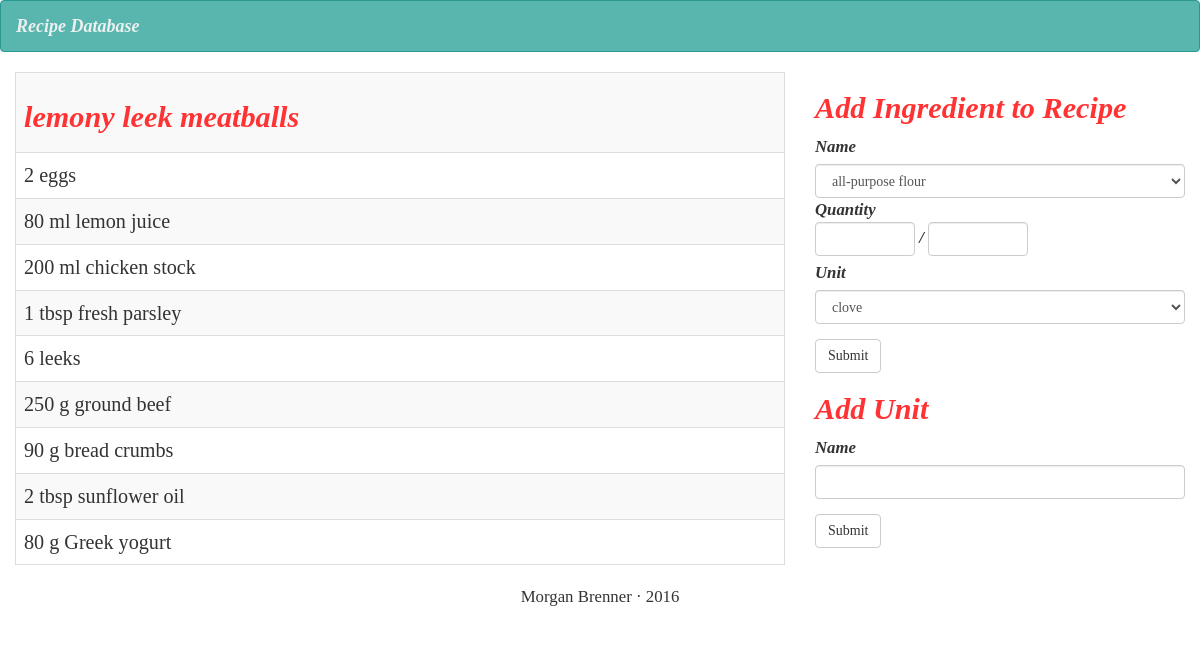
Screenshot of /site/recipe.php?id=15 with the database file from the repository.
### tables this page shows
CREATE TABLE `Recipes` (
	`recipe_id` int auto_increment primary key not null, 
	`category` int not null, 
	`source` int,
	`recipe_name` varchar(255) not null,
	FOREIGN KEY ( category ) REFERENCES RecipeCategories( category_id )
		on delete cascade on update cascade,
	FOREIGN KEY ( source ) REFERENCES RecipeSources( source_id )
		on delete cascade on update cascade
);

CREATE TABLE `RecipeIngredients` (
	`recipe` int not null, 
	`ingredient` int not null,
	`quantity_num` int not null,
	`quantity_denom` int not null default 1,
	`unit` int,
	FOREIGN KEY ( recipe ) REFERENCES Recipes( recipe_id )
		on delete cascade on update cascade,
	FOREIGN KEY ( ingredient ) REFERENCES Ingredients( ingredient_id ) 
		on delete cascade on update cascade,
	FOREIGN KEY ( unit ) REFERENCES Units( unit_id ),
	PRIMARY KEY (recipe, ingredient)
);

CREATE TABLE `Ingredients` (
	`ingredient_id` int auto_increment primary key not null,
	`ingredient_name` varchar(255) not null
);

### site/recipe.php (the view, shortened to what this page needs)
<?php
$mysqli = new mysqli($host, $username, $password, $database);
?>
<!doctype html>
<html class="no-js" lang="">
    <head>
		<link rel="stylesheet" href="https://maxcdn.bootstrapcdn.com/bootstrap/3.3.6/css/bootstrap.min.css">
        <link rel="stylesheet" href="css/normalize.css">
        <link rel="stylesheet" href="css/main.css">
    </head>
    <body>
		<nav class="navbar navbar-default">
			<div class="container-fluid">
				<div class="navbar-header">
					<a class="navbar-brand" href="index.php">Recipe Database</a>
				</div>
			</div>
		</nav>
		<div class="container-fluid">
			<div class="row">
				<div class="col-md-8" id="recipes">
					<form>
						<table class="table table-striped table-bordered">
						<?php
							if(!($stmt = $mysqli->prepare("select Recipes.recipe_name from Recipes where Recipes.recipe_id = ?"))){
								echo "Prepare failed: "  . $stmt->errno . " " . $stmt->error;
							}
							if(!($stmt->bind_param("i",$_GET['id']))){
								echo "Bind failed: "  . $stmt->errno . " " . $stmt->error;
							}
							if(!$stmt->execute()){
								echo "Execute failed: "  . $mysqli->connect_errno . " " . $mysqli->connect_error;
							}
							if(!$stmt->bind_result($recipe)){
								echo "Bind failed: "  . $mysqli->connect_errno . " " . $mysqli->connect_error;
							}
							$stmt->fetch();
							echo "<tr>\n<th colspan='5'><h3>\n" . $recipe . "\n</h3></th>\n</tr>\n";
						?>
						<?php
							if(!($stmt = $mysqli->prepare("select Recipes.recipe_id, Recipes.recipe_name, Ingredients.ingredient_name, RecipeIngredients.quantity_num, RecipeIngredients.quantity_denom, ifnull(Units.unit_name, '') from Recipes inner join RecipeIngredients on Recipes.recipe_id = RecipeIngredients.recipe inner join Ingredients on RecipeIngredients.ingredient = Ingredients.ingredient_id left join Units on RecipeIngredients.unit = Units.unit_id where Recipes.recipe_id = ?"))){
							echo "Prepare failed: "  . $stmt->errno . " " . $stmt->error;
							}
							if(!($stmt->bind_param("i",$_GET['id']))){
								echo "Bind failed: "  . $stmt->errno . " " . $stmt->error;
							}
							if(!$stmt->execute()){
								echo "Execute failed: "  . $mysqli->connect_errno . " " . $mysqli->connect_error;
							}
							if(!$stmt->bind_result($rid, $recipe, $ingredient, $quant_num, $quant_denom, $unit)){
								echo "Bind failed: "  . $mysqli->connect_errno . " " . $mysqli->connect_error;
							}
							while($stmt->fetch()){
								if ($quant_denom > 1) {
									echo "<tr>\n<td>\n" . $quant_num . "/" . $quant_denom . " " . $unit . " " . $ingredient . "\n</td>\n";
								}
								else {
									echo "<tr>\n<td>\n" . $quant_num ." " . $unit . " " . $ingredient . "\n</td>\n";
								}
								echo "</tr>";
							}
						?>
						</table>
					</form>
				</div>
				<div class="col-md-4" id="recipe-forms">
					<form name="add-to-recipe" id="add-to-recipe" method="post" action="add-recipe-ing.php">
							<div class="form-group">
								<h3>Add Ingredient to Recipe</h3>
								<?php
									if(!($stmt = $mysqli->prepare("select Recipes.recipe_id from Recipes where Recipes.recipe_id = ?"))){
										echo "Prepare failed: "  . $stmt->errno . " " . $stmt->error;
									}
									$stmt->fetch();
								?>
								<label for="category">Name</label>
								<select name="name" id="name" class="form-control">
								<?php
								if(!($stmt = $mysqli->prepare("SELECT ingredient_id, ingredient_name FROM Ingredients order by ingredient_name asc"))){
									echo "Prepare failed: "  . $stmt->errno . " " . $stmt->error;
								}
								if(!$stmt->execute()){
									echo "Execute failed: "  . $mysqli->connect_errno . " " . $mysqli->connect_error;
								}
								if(!$stmt->bind_result($id, $name)){
									echo "Bind failed: "  . $mysqli->connect_errno . " " . $mysqli->connect_error;
								}
								while($stmt->fetch()){
									echo '<option value=" '. $id . ' "> ' . $name . '</option>\n';
								}
								?>
								</select>
								<label class="form-check-inline">Quantity
									<input type="number" class="form-control" id="num" name="num" min="1">
								</label>
								<label class="form-check-inline">/</label>
								<label class="form-check-inline">
									<input type="number" class="form-control" id="denom" name="denom" min="1">
								</label><br/>
								<label class="form-check">Unit</label>
								<select name="unit" id="unit" class="form-control">
								<?php
								if(!($stmt = $mysqli->prepare("SELECT unit_id, unit_name FROM Units order by unit_name asc"))){
									echo "Prepare failed: "  . $stmt->errno . " " . $stmt->error;
								}
								if(!$stmt->execute()){
									echo "Execute failed: "  . $mysqli->connect_errno . " " . $mysqli->connect_error;
								}
								if(!$stmt->bind_result($id, $name)){
									echo "Bind failed: "  . $mysqli->connect_errno . " " . $mysqli->connect_error;
								}
								while($stmt->fetch()){
									echo '<option value=" '. $id . ' "> ' . $name . '</option>\n';
								}
								?>
								</select>
							</div>
							<p><input class="btn btn-default" type="submit" id="add-to-recipe-button"/></p>
					</form>
					<form name="add-unit" id="add-unit" method="post" action="add-unit.php">
						<div class="form-group">
							<h3>Add Unit</h3>
							<label for="new_unit">Name</label>
							<input type="text" class="form-control" id="new_unit" name="name">
						</div>
						<p><input class="btn btn-default" type="submit" id="add-unit-button"/></p>
					</form>
			</div>
			</div>
		</div>
		<div class="container">
			<div class="row">
				<div class="text-center col-md-6 col-md-offset-3">
					<p>Morgan Brenner &middot 2016</p>
				</div>
			</div>
		</div>
    </body>
</html>

### site/css/main.css (style rules this page uses)
h1, h3 { font-family: "utopia-std-display"; font-weight: 700; font-style: italic; color: #ff3333; font-size: 1.8em; }
.navbar-brand, label, h4 { font-family: "utopia-std-display"; font-weight: 700; font-style: italic; }
p, td, li, form { font-family: "freight-sans-pro"; font-size: 1.2em; }
#num, #denom { width: 100px; }
#unit { with: 150px; }
.navbar-default { background-color: #59b6ae; border-color: #2a9a90; }
.navbar-default .navbar-brand { color: #ecf0f1; }
html { color: #222; font-size: 1em; line-height: 1.4; }

### rows the page displays
recipes: recipe_name "lemony leek meatballs"
recipeingredients: quantity_num "2", ingredient.ingredient_name "eggs"
recipeingredients: quantity_num "80", unit "ml", ingredient.ingredient_name "lemon juice"
recipeingredients: quantity_num "200", unit "ml", ingredient.ingredient_name "chicken stock"
recipeingredients: quantity_num "1", unit "tbsp", ingredient.ingredient_name "fresh parsley"
recipeingredients: quantity_num "6", ingredient.ingredient_name "leeks"
recipeingredients: quantity_num "250", unit "g", ingredient.ingredient_name "ground beef"
recipeingredients: quantity_num "90", unit "g", ingredient.ingredient_name "bread crumbs"
recipeingredients: quantity_num "2", unit "tbsp", ingredient.ingredient_name "sunflower oil"
recipeingredients: quantity_num "80", unit "g", ingredient.ingredient_name "Greek yogurt"

### other values shown
form field name "all-purpose flour"
form field unit "clove"
